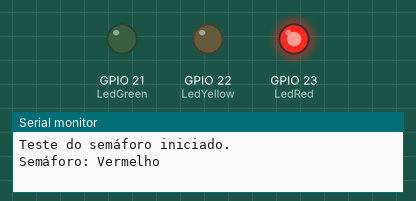
The sketch below on a simulated ESP32. On the bench: output pins drawn as LEDs (lit = HIGH), the last lines printed to the serial monitor.

Above: at 2.5 s.
At 7.0 s:
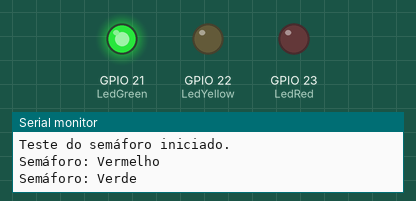
At 10.0 s:
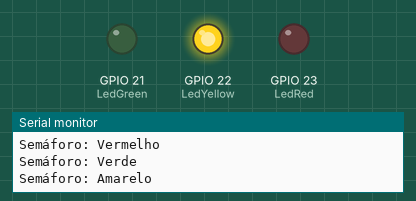
Timing chart, 0 to 14.3 s (numbered marks = the images above):
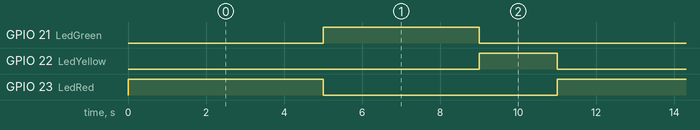

Measured:
- by itself, GPIO 21 (LedGreen): alternates HIGH for 4.0 s and LOW for 7.0 s
- by itself, GPIO 22 (LedYellow): alternates HIGH for 2.0 s and LOW for 9.0 s
- by itself, GPIO 23 (LedRed): alternates HIGH for 5.0 s and LOW for 6.0 s

The sketch:

testeatuador.ino
```cpp
/*
Trabalho Realizado por:
Ana Sá nº303 ERSC IPVC
Eduardo Junqueira nº30241 ERSC IPVC
*/

/*
Teste do atuador Semáforo.
Teste do Semáforo com Ciclo Realista
Este código implementa o comportamento de um semáforo real, alternando entre os estados vermelho, amarelo e verde. Ele utiliza os presets fornecidos para os LEDs do mesmo.

*/

// Definir pinos atuador:
#define LedRed 23     // LED vermelho no semáforo no pino 23 do ESP32
#define LedYellow 22  // LED amarelo no semáforo no pino 22 do ESP32
#define LedGreen 21   // LED verde no semáforo no pino 21 do ESP32

// Definir estados do semáforo com enum
enum State {
  OFF,    // Todos os LEDs desligados
  RED,    // LED vermelho ligado
  YELLOW, // LED amarelo ligado
  GREEN,  // LED verde ligado
};

// Variável para armazenar o estado atual do semáforo
State currentState = RED;

// Setup inicial
void setup() {
  // Configurar os pinos como saída
  pinMode(LedRed, OUTPUT);
  pinMode(LedYellow, OUTPUT);
  pinMode(LedGreen, OUTPUT);

  // Iniciar comunicação serial
  Serial.begin(115200);
  Serial.println("Teste do semáforo iniciado.");
}

// Loop principal
void loop() {
  // Controlar o semáforo baseado no estado atual
  switch (currentState) {
    case RED:
      digitalWrite(LedRed, HIGH);
      digitalWrite(LedYellow, LOW);
      digitalWrite(LedGreen, LOW);
      Serial.println("Semáforo: Vermelho");
      delay(5000); // Vermelho por 5 segundos
      currentState = GREEN;
      break;

    case GREEN:
      digitalWrite(LedRed, LOW);
      digitalWrite(LedYellow, LOW);
      digitalWrite(LedGreen, HIGH);
      Serial.println("Semáforo: Verde");
      delay(4000); // Verde por 4 segundos
      currentState = YELLOW;
      break;

    case YELLOW:
      digitalWrite(LedRed, LOW);
      digitalWrite(LedYellow, HIGH);
      digitalWrite(LedGreen, LOW);
      Serial.println("Semáforo: Amarelo");
      delay(2000); // Amarelo por 2 segundos
      currentState = RED;
      break;

    case OFF:
      digitalWrite(LedRed, LOW);
      digitalWrite(LedYellow, LOW);
      digitalWrite(LedGreen, LOW);
      Serial.println("Semáforo: OFF");
      delay(1000);
      break;
  }
}
```
